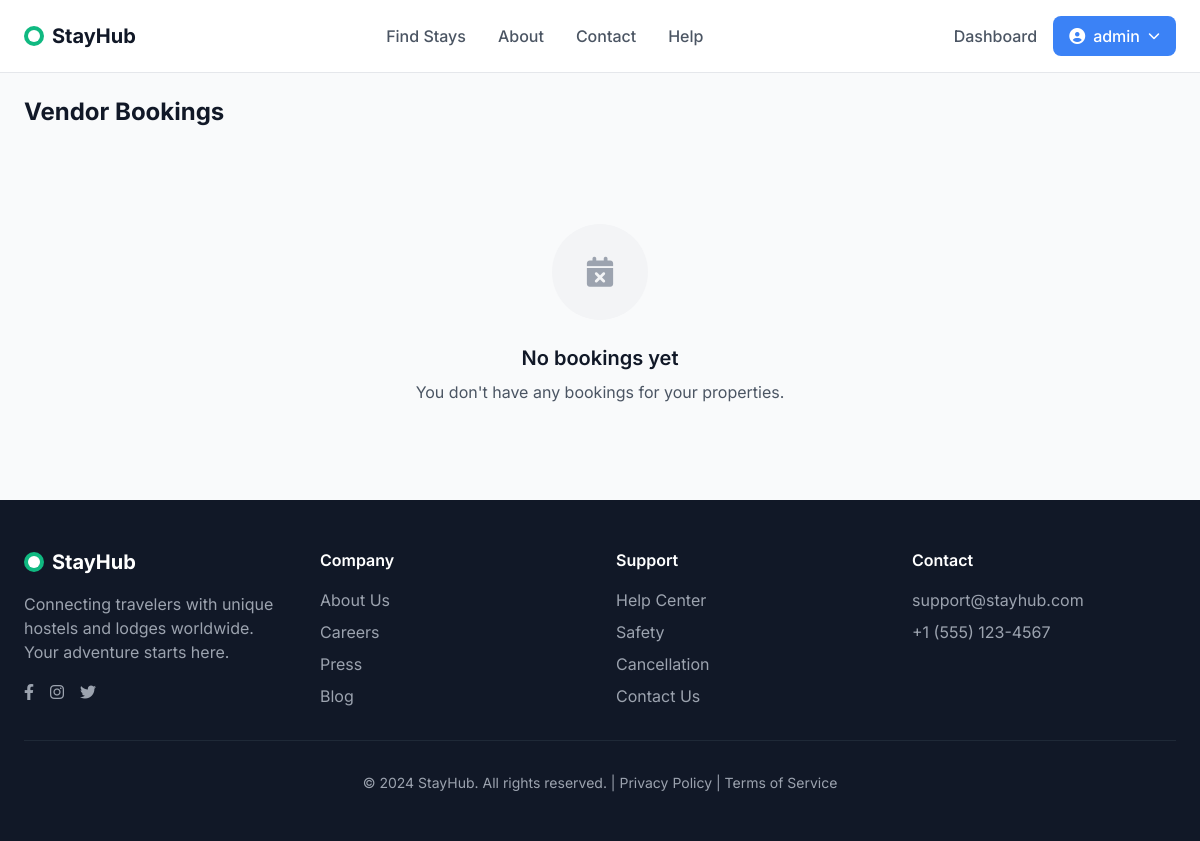
The page /bookings/vendor/ (signed in) on the database as committed earlier.
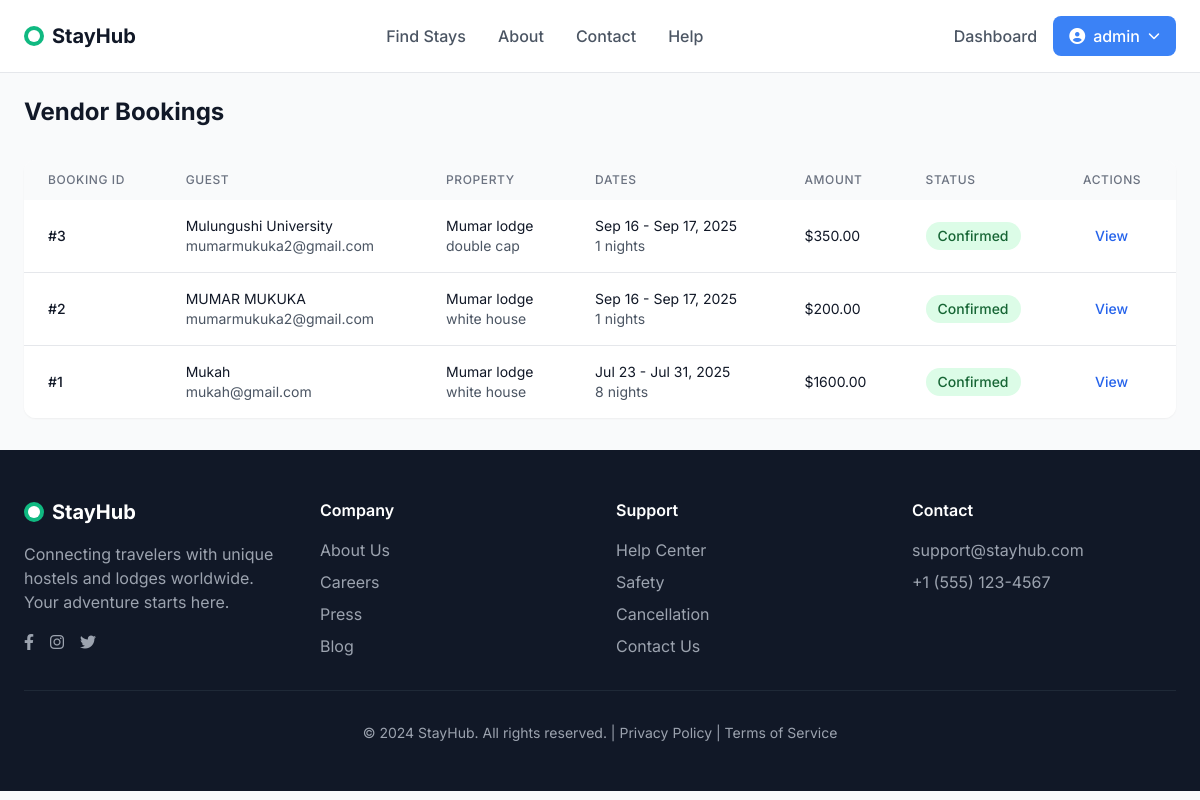
The same page on the database as committed later.
### bookings/models.py (models this page shows, shortened)
class Booking(models.Model):
    STATUS_CHOICES = (
        ('pending', 'Pending'),
        ('confirmed', 'Confirmed'),
        ('cancelled', 'Cancelled'),
        ('completed', 'Completed'),
    )
    user = models.ForeignKey(User, on_delete=models.CASCADE)
    room = models.ForeignKey(Room, on_delete=models.CASCADE)
    check_in_date = models.DateField()
    check_out_date = models.DateField()
    guests = models.PositiveIntegerField()
    total_nights = models.PositiveIntegerField()
    total_amount = models.DecimalField(max_digits=10, decimal_places=2)
    status = models.CharField(max_length=20, choices=STATUS_CHOICES, default='pending')
    guest_name = models.CharField(max_length=200)
    guest_email = models.EmailField()
    guest_phone = models.CharField(max_length=15)
    special_requests = models.TextField(blank=True)
    created_at = models.DateTimeField(auto_now_add=True)
    updated_at = models.DateTimeField(auto_now=True)
    class Meta:
        ordering = ['-created_at']

### properties/models.py (models this page shows, shortened)
class Room(models.Model):
    ROOM_TYPES = (
        ('single', 'Single'),
        ('double', 'Double'),
        ('twin', 'Twin'),
        ('suite', 'Suite'),
        ('family', 'Family'),
        ('deluxe', 'Deluxe'),
    )
    property = models.ForeignKey(Property, on_delete=models.CASCADE)
    room_type = models.CharField(max_length=20, choices=ROOM_TYPES)
    name = models.CharField(max_length=100)
    description = models.TextField()
    price_per_night = models.DecimalField(max_digits=10, decimal_places=2)
    capacity = models.PositiveIntegerField()
    total_rooms = models.PositiveIntegerField(default=1)
    air_conditioning = models.BooleanField(default=False)
    balcony = models.BooleanField(default=False)
    tv = models.BooleanField(default=False)
    mini_bar = models.BooleanField(default=False)
    room_service = models.BooleanField(default=False)
    is_available = models.BooleanField(default=True)

class Property(models.Model):
    PROPERTY_TYPES = (
        ('hotel', 'Hotel'),
        ('lodge', 'Lodge'),
        ('motel', 'Motel'),
        ('guesthouse', 'Guest House'),
    )
    owner = models.ForeignKey(User, on_delete=models.CASCADE)
    name = models.CharField(max_length=200)
    property_type = models.CharField(max_length=20, choices=PROPERTY_TYPES)
    description = models.TextField()
    address = models.TextField()
    city = models.CharField(max_length=100)
    state = models.CharField(max_length=100)
    country = models.CharField(max_length=100)
    postal_code = models.CharField(max_length=20)
    latitude = models.DecimalField(max_digits=9, decimal_places=6, null=True, blank=True)
    longitude = models.DecimalField(max_digits=9, decimal_places=6, null=True, blank=True)
    wifi = models.BooleanField(default=False)
    parking = models.BooleanField(default=False)
    restaurant = models.BooleanField(default=False)
    gym = models.BooleanField(default=False)
    pool = models.BooleanField(default=False)
    spa = models.BooleanField(default=False)
    pets_allowed = models.BooleanField(default=False)
    phone = models.CharField(max_length=15)
    email = models.EmailField()
    website = models.URLField(blank=True)
    is_active = models.BooleanField(default=True)
    is_featured = models.BooleanField(default=False)
    created_at = models.DateTimeField(auto_now_add=True)
    updated_at = models.DateTimeField(auto_now=True)
    """@property
    def min_price(self):
        rooms = self.room_set.all()
        if rooms:
            return min(room.price_per_night for room in rooms)
        return 0"""

### bookings/views.py (the view)
# urls.py: path('vendor/', views.vendor_bookings, name='vendor_bookings'),
@login_required
def vendor_bookings(request):
    if request.user.role != 'vendor':
        messages.error(request, 'Access denied. Vendor account required.')
        return redirect('properties:home')
    vendor_properties = request.user.property_set.all()
    bookings = Booking.objects.filter(
        room__property__in=vendor_properties
    ).select_related('user', 'room', 'room__property')
    return render(request, 'bookings/vendor_bookings.html', {
        'bookings': bookings
    })

### templates/bookings/vendor_bookings.html (shortened to what the changed rows need)
{% extends "base.html" %}
{% load static %}
{% block content %}
<div class="max-w-7xl mx-auto px-6 py-8">
    <h1 class="text-2xl font-bold text-gray-900 mb-8">Vendor Bookings</h1>
    {% if bookings %}
        <div class="bg-white rounded-xl shadow-sm overflow-hidden">
            <div class="overflow-x-auto">
                <table class="w-full">
                    <thead class="bg-gray-50">
                        <tr>
                            <th class="px-6 py-3 text-left text-xs font-medium text-gray-500 uppercase tracking-wider">Booking ID</th>
                            <th class="px-6 py-3 text-left text-xs font-medium text-gray-500 uppercase tracking-wider">Guest</th>
                            <th class="px-6 py-3 text-left text-xs font-medium text-gray-500 uppercase tracking-wider">Property</th>
                            <th class="px-6 py-3 text-left text-xs font-medium text-gray-500 uppercase tracking-wider">Dates</th>
                            <th class="px-6 py-3 text-left text-xs font-medium text-gray-500 uppercase tracking-wider">Amount</th>
                            <th class="px-6 py-3 text-left text-xs font-medium text-gray-500 uppercase tracking-wider">Status</th>
                            <th class="px-6 py-3 text-left text-xs font-medium text-gray-500 uppercase tracking-wider">Actions</th>
                        </tr>
                    </thead>
                    <tbody class="bg-white divide-y divide-gray-200">
                        {% for booking in bookings %}
                        <tr>
                            <td class="px-6 py-4 whitespace-nowrap text-sm font-medium text-gray-900">#{{ booking.id }}</td>
                            <td class="px-6 py-4 whitespace-nowrap text-sm text-gray-900">
                                {{ booking.guest_name }}<br>
                                <span class="text-gray-600">{{ booking.guest_email }}</span>
                            </td>
                            <td class="px-6 py-4 whitespace-nowrap text-sm text-gray-900">
                                {{ booking.room.property.name }}<br>
                                <span class="text-gray-600">{{ booking.room.name }}</span>
                            </td>
                            <td class="px-6 py-4 whitespace-nowrap text-sm text-gray-900">
                                {{ booking.check_in_date|date:"M d" }} - {{ booking.check_out_date|date:"M d, Y" }}<br>
                                <span class="text-gray-600">{{ booking.total_nights }} nights</span>
                            </td>
                            <td class="px-6 py-4 whitespace-nowrap text-sm text-gray-900">
                                ${{ booking.total_amount|floatformat:2 }}
                            </td>
                            <td class="px-6 py-4 whitespace-nowrap">
                                <span class="inline-flex items-center px-3 py-1 rounded-full text-sm font-medium
                                            {% if booking.status == 'confirmed' %}bg-green-100 text-green-800
                                            {% elif booking.status == 'pending' %}bg-yellow-100 text-yellow-800
                                            {% elif booking.status == 'cancelled' %}bg-red-100 text-red-800
                                            {% else %}bg-gray-100 text-gray-800{% endif %}">
                                    {{ booking.get_status_display }}
                                </span>
                            </td>
                            <td class="px-6 py-4 whitespace-nowrap text-sm font-medium">
                                <a href="{% url 'bookings:booking_detail' booking.id %}" class="text-blue-600 hover:text-blue-900 ml-3">View</a>
                            </td>
                        </tr>
                        {% endfor %}
                    </tbody>
                </table>
            </div>
        </div>
    {% else %}
        <div class="text-center py-16">
            <div class="w-24 h-24 bg-gray-100 rounded-full flex items-center justify-center mx-auto mb-6">
                <i class="fas fa-calendar-times text-gray-400 text-3xl"></i>
            </div>
            <h2 class="text-xl font-semibold text-gray-900 mb-2">No bookings yet</h2>
            <p class="text-gray-600">You don't have any bookings for your properties.</p>
        </div>
    {% endif %}
</div>
{% endblock %}

Rows that differ between the two databases and show on the page:
added Booking: id "3", guest_name "Mulungushi University", guest_email "mumarmukuka2@gmail.com", room.property.name "Mumar lodge", room.name "double cap", check_in_date "Sep 16", check_out_date "Sep 17, 2025", total_nights "1", total_amount "350.00", status "Confirmed"
now on this page (row unchanged): Booking: id "2", guest_name "MUMAR MUKUKA", guest_email "mumarmukuka2@gmail.com", room.property.name "Mumar lodge", room.name "white house", check_in_date "Sep 16", check_out_date "Sep 17, 2025", total_nights "1", total_amount "200.00", status "Confirmed"
now on this page (row unchanged): Booking: id "1", guest_name "Mukah", guest_email "mukah@gmail.com", room.property.name "Mumar lodge", room.name "white house", check_in_date "Jul 23", check_out_date "Jul 31, 2025", total_nights "8", total_amount "1600.00", status "Confirmed"
Other text that changed with them:
text no longer shown: "No bookings yet You don't have any bookings for your properties."
text now shown: "BOOKING ID GUEST PROPERTY DATES AMOUNT STATUS ACTIONS"
